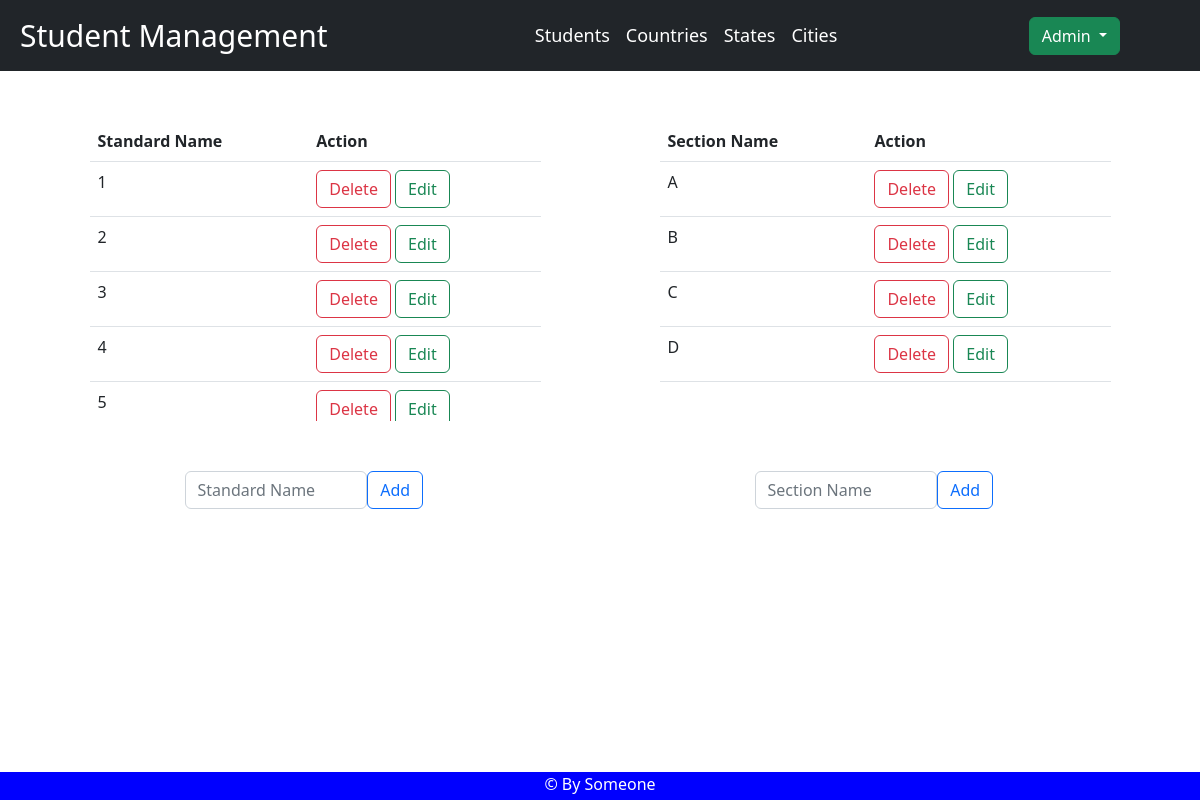
Before: /standard_section (signed in) with the older database file.
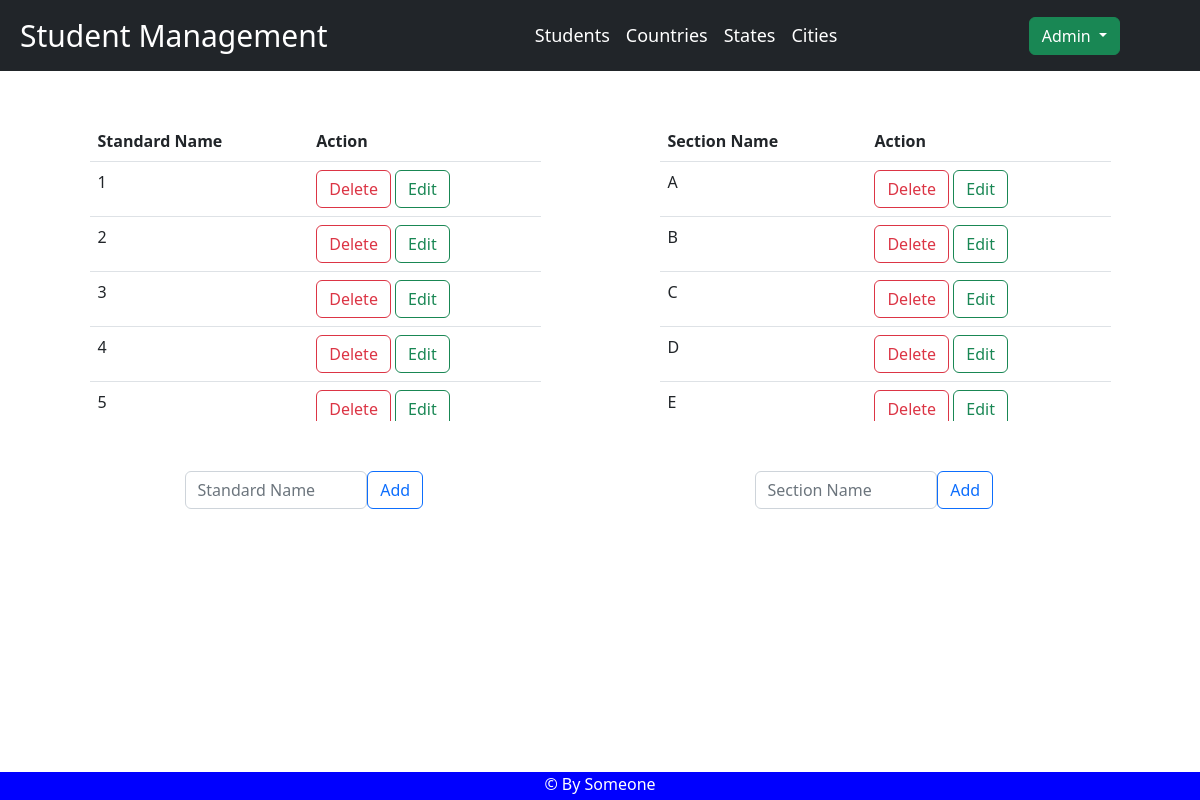
After: the same page with the newer database file.
### models.py (models this page shows, shortened)
class Standard(db.Model):
    __tablename__ = "standard"
    id = db.Column(db.Integer, primary_key=True)
    standard_name = db.Column(db.String(100))

class Section(db.Model):
    __tablename__ = "section"
    id = db.Column(db.Integer, primary_key=True)
    section_name = db.Column(db.String(100))

### app.py (the view)
@app.route('/standard_section', methods=['GET', 'POST'])
def standard_section():
    if 'username' in session:
        return render_template(templates.add_standard_section, standards=Standard.query.all(),
                               sections=Section.query.all())
    return render_template(templates.login)

### templates/add_standard_section.html (shortened to what this page needs)
{% extends 'skel.html' %}
{% block content %}
<div class="container" style="margin-top:50px">
    <div class="row">
        <div class="col-5 mx-auto scroll">
            <table class="table table-hover">
                <thead>
                <tr>
                    <th>Standard Name</th>
                    <th>Action</th>
                </tr>
                </thead>
                <tbody>
                {% for standard in standards %}
                <tr>
                    <td>{{ standard.standard_name }}</td>
                    <td>
                        <button type="button" class="btn btn-outline-danger"
                                onclick="location.href='{{url_for('del_standard', standard_id = standard.id)}}'">Delete
                        </button>
                        <button type="button" class="btn btn-outline-success"
                                onclick="location.href='{{url_for('update_standard', standard_id = standard.id)}}'">Edit
                        </button>
                    </td>
                </tr>
                {% endfor %}
                </tbody>
            </table>
        </div>
        <div class="col-5 mx-auto scroll">
            <table class="table table-hover">
                <thead>
                <tr>
                    <th>Section Name</th>
                    <th>Action</th>
                </tr>
                </thead>
                <tbody>
                {% for section in sections %}
                <tr>
                    <td>{{ section.section_name }}</td>
                    <td>
                        <button type="button" class="btn btn-outline-danger"
                                onclick="location.href='{{url_for('del_section', section_id = section.id)}}'">Delete
                        </button>
                        <button type="button" class="btn btn-outline-success"
                                onclick="location.href='{{url_for('update_section', section_id = section.id)}}'">Edit
                        </button>
                    </td>
                </tr>
                {% endfor %}
                </tbody>
            </table>
        </div>
    </div>
    <div class="row">
        <div class="col-3 mx-auto" style="margin-top:50px">
            <form action="{{url_for('add_standard')}}" method="POST">
                <div style="float:left; width:70%">
                    <input type="text" class="form-control" placeholder="Standard Name" name="standard_name" required>
                </div>
                <div class="d-grid gap-2 col-3 mx-auto" style="float:left; width:20%">
                    <button type="submit" class="btn btn-outline-primary">Add</button>
                </div>
            </form>
        </div>
        <div class="col-3 mx-auto" style="margin-top:50px">
            <form action="{{url_for('add_section')}}" method="POST">
                <div style="float:left; width:70%">
                    <input type="text" class="form-control" placeholder="Section Name" name="section_name" required>
                </div>
                <div style="float:left; width:20%">
                    <button type="submit" class="btn btn-outline-primary">Add</button>
                </div>
            </form>
        </div>
    </div>
</div>
<br>
<br>
{% include 'footer.html' %}
{% endblock %}

Changed rows visible on the page:
added Section: section_name "E"
